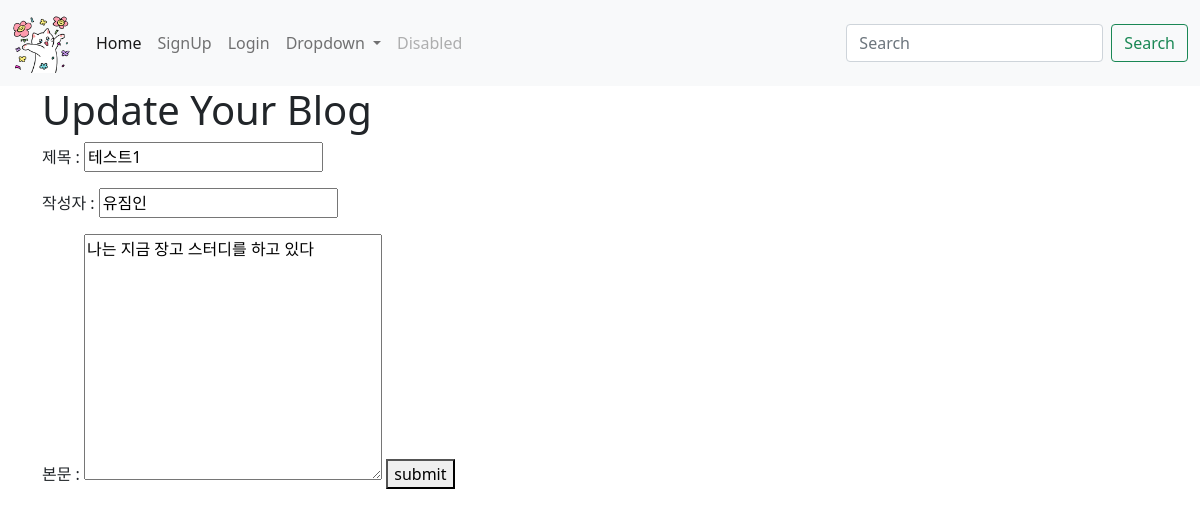
The app's page /main/edit/1, older data.
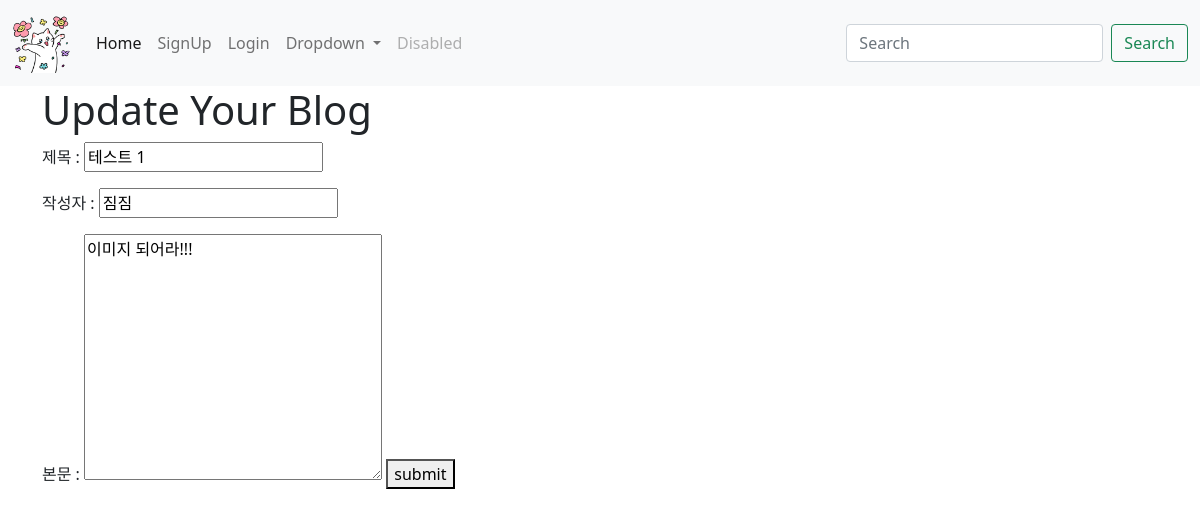
The same page, newer data.
### main/models.py (models this page shows, shortened)
class Blog(models.Model) : #import해온 models를 가져옴
    title = models.CharField(max_length=200) #models를 가져오는데 character field의 최대 길이가 200개
    writer = models.CharField(max_length=100)
    pub_date = models.DateTimeField() #작성한 시간을 나타내는
    body = models.TextField() #게시물의 내용
    image = models.ImageField(upload_to = "main/", blank=True, null=True)

### main/views.py (the view)
# urls.py: path('edit/<str:id>', edit, name="edit"),
def edit(request, id):
    edit_blog = Blog.objects.get(id=id)
    return render(request, 'edit.html', {'blog': edit_blog})

### main/templates/edit.html (shortened to what this page needs)
{% extends 'base.html' %}
{% block content %}
<h1>Update Your Blog</h1>
<form action="{% url 'update' blog.id %}" method="post">
    <p>제목 : <input type="text" name="title" value="{{blog.title}}"></p>
    <p>작성자 : <input type="text" name="writer" value="{{blog.writer}}"></p>
    본문 : <textarea name="body" id="" cols="30" rows="10">{{blog.body}}</textarea>
    <button type="submit">submit</button>
</form>
{% endblock %}

Row changes from the older to the newer data that the page shows:
changed Blog: title "테스트1" → "테스트 1"; writer "유짐인" → "짐짐"; body "나는 지금 장고 스터디를 하고 있다" → "이미지 되어라!!!"
